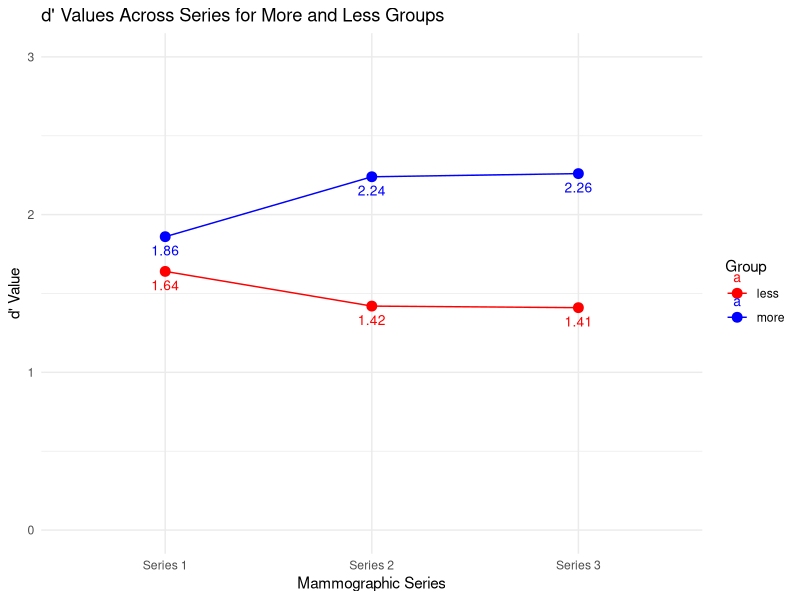
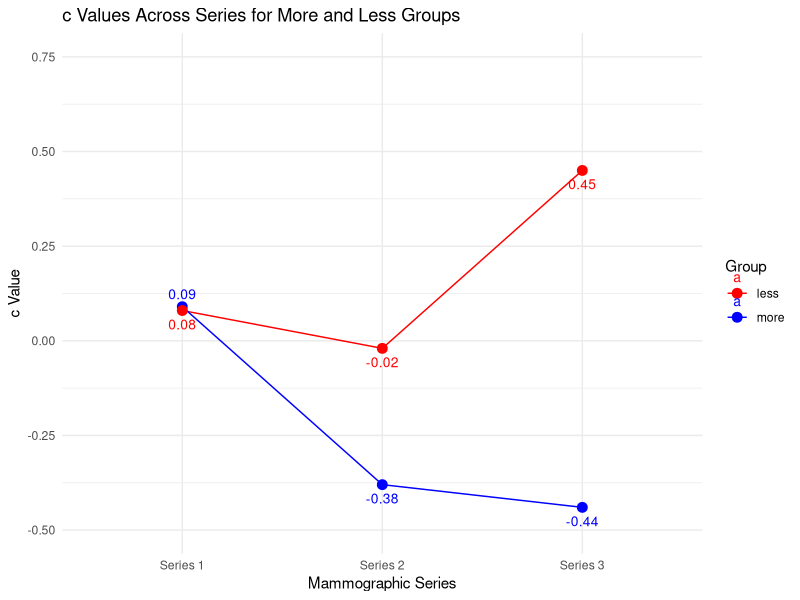

Source code (R) for these figures, in order:
## ---- chunk 1
library(ggrepel)
library(tidyverse)


getwd()
setwd("/Users/ianhabit/Documents/GitHub/psyc530/exercise_2_report")
df <- read.csv("ex2.csv")
## ---- chunk 2
# d prime line plot

df_long <- df %>%
  pivot_longer(cols = c("s1_dprime", "s2_dprime", "s3_dprime"),
               names_to = "series", values_to = "dprime")

df_long$series <- factor(df_long$series, 
                        levels = c("s1_dprime", "s2_dprime", "s3_dprime"),
                        labels = c("Series 1", "Series 2", "Series 3"))

ggplot(df_long, aes(x = series, y = dprime, group = group, color = group)) +
  geom_line() +         # Add lines connecting points
  geom_point(size = 3) + # Add points for each data point
  geom_text_repel(aes(label = round(dprime, 2)),
            vjust = 2.0, hjust = 0.5,      
            size = 3.5) +   
  labs(title = "d' Values Across Series for More and Less Groups",
       x = "Mammographic Series",
       y = "d' Value",
       color = "Group") +
  theme_minimal() +      # Clean plot theme
  scale_color_manual(values = c("more" = "blue", "less" = "red")) +
  scale_y_continuous(limits = c(0, 3),
                     breaks = seq(0, 3, 1)
  )


# criterion line plot

df_long <- df %>%
  pivot_longer(cols = c("s1_crit", "s2_crit", "s3_crit"),
               names_to = "series", values_to = "crit")

df_long$series <- factor(df_long$series, 
                         levels = c("s1_crit", "s2_crit", "s3_crit"),
                         labels = c("Series 1", "Series 2", "Series 3"))

ggplot(df_long, aes(x = series, y = crit, group = group, color = group)) +
  geom_line() +         # Add lines connecting points
  geom_point(size = 3) +
  geom_text_repel(aes(label = round(crit, 2)),
            vjust = 2.0, hjust = 0.5, size = 3.5) + 
  labs(title = "c Values Across Series for More and Less Groups",
       x = "Mammographic Series",
       y = "c Value",
       color = "Group") +
  theme_minimal() +      # Clean plot theme
  scale_color_manual(values = c("more" = "blue", "less" = "red")) +
  scale_y_continuous(limits = c(-0.5, 0.75),
                     breaks = seq(-0.5, 0.75, 0.25)
  )

